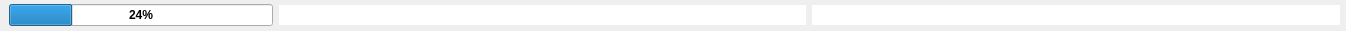
<?xml version="1.0" encoding="UTF-8"?>
<ui version="4.0">
 <class>ExtStatusBar</class>
 <widget class="QWidget" name="ExtStatusBar">
  <property name="geometry">
   <rect>
    <x>0</x>
    <y>0</y>
    <width>1346</width>
    <height>31</height>
   </rect>
  </property>
  <property name="windowTitle">
   <string>Form</string>
  </property>
  <layout class="QHBoxLayout" name="horizontalLayout_2">
   <property name="spacing">
    <number>0</number>
   </property>
   <property name="margin">
    <number>0</number>
   </property>
   <item>
    <layout class="QHBoxLayout" name="horizontalLayout">
     <property name="spacing">
      <number>6</number>
     </property>
     <property name="sizeConstraint">
      <enum>QLayout::SetMaximumSize</enum>
     </property>
     <property name="leftMargin">
      <number>9</number>
     </property>
     <property name="rightMargin">
      <number>6</number>
     </property>
     <item>
      <widget class="QProgressBar" name="progressBar">
       <property name="sizePolicy">
        <sizepolicy hsizetype="Expanding" vsizetype="Fixed">
         <horstretch>1</horstretch>
         <verstretch>0</verstretch>
        </sizepolicy>
       </property>
       <property name="font">
        <font>
         <pointsize>9</pointsize>
         <weight>75</weight>
         <bold>true</bold>
        </font>
       </property>
       <property name="value">
        <number>24</number>
       </property>
      </widget>
     </item>
     <item>
      <widget class="QLineEdit" name="general_information">
       <property name="sizePolicy">
        <sizepolicy hsizetype="Expanding" vsizetype="Fixed">
         <horstretch>2</horstretch>
         <verstretch>0</verstretch>
        </sizepolicy>
       </property>
       <property name="font">
        <font>
         <pointsize>9</pointsize>
        </font>
       </property>
       <property name="cursor">
        <cursorShape>ArrowCursor</cursorShape>
       </property>
       <property name="frame">
        <bool>false</bool>
       </property>
       <property name="readOnly">
        <bool>true</bool>
       </property>
      </widget>
     </item>
     <item>
      <widget class="QLineEdit" name="server_information">
       <property name="sizePolicy">
        <sizepolicy hsizetype="Expanding" vsizetype="Fixed">
         <horstretch>2</horstretch>
         <verstretch>0</verstretch>
        </sizepolicy>
       </property>
       <property name="font">
        <font>
         <pointsize>9</pointsize>
        </font>
       </property>
       <property name="cursor">
        <cursorShape>ArrowCursor</cursorShape>
       </property>
       <property name="frame">
        <bool>false</bool>
       </property>
       <property name="readOnly">
        <bool>true</bool>
       </property>
      </widget>
     </item>
    </layout>
   </item>
  </layout>
 </widget>
 <resources/>
 <connections/>
</ui>
